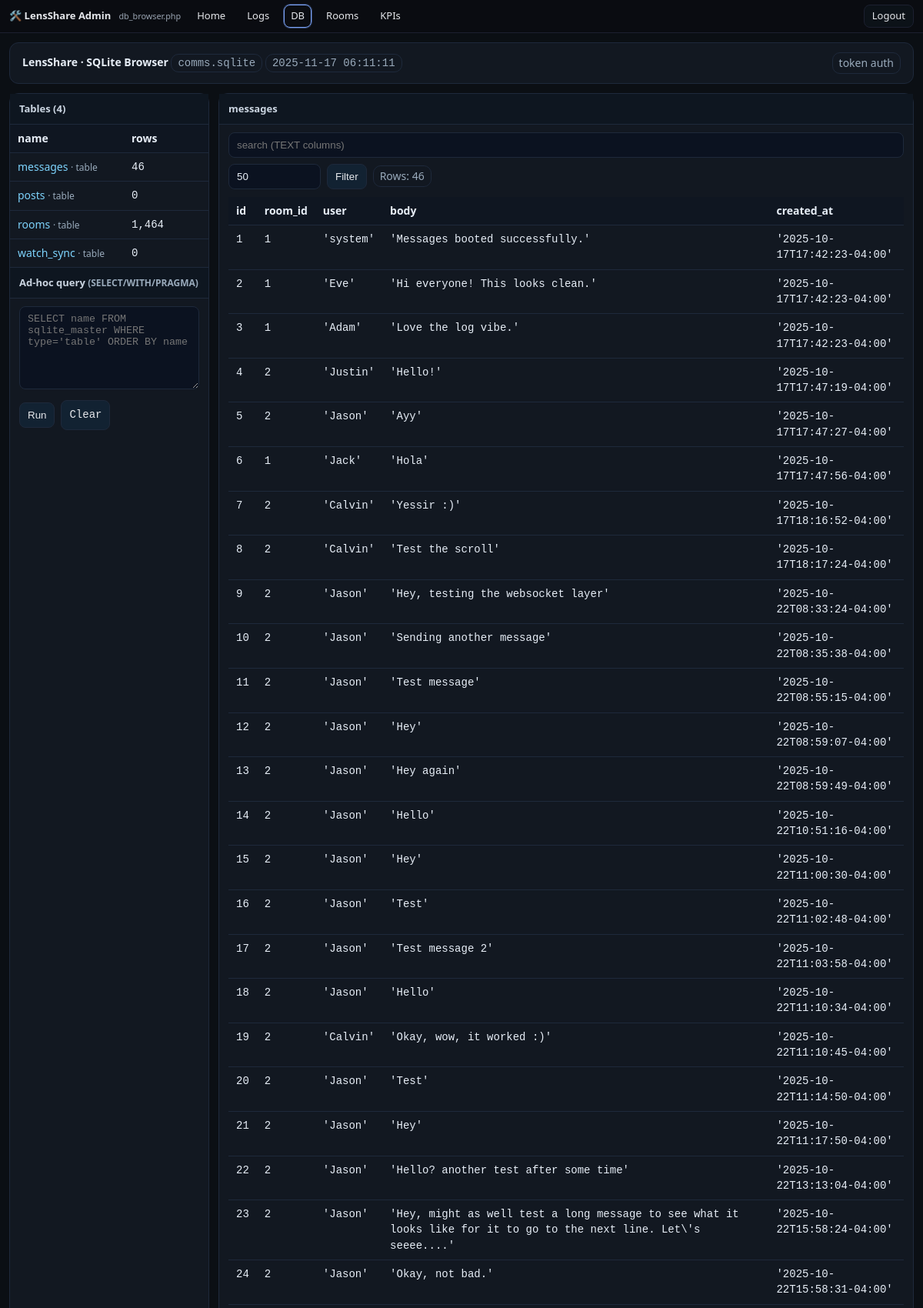
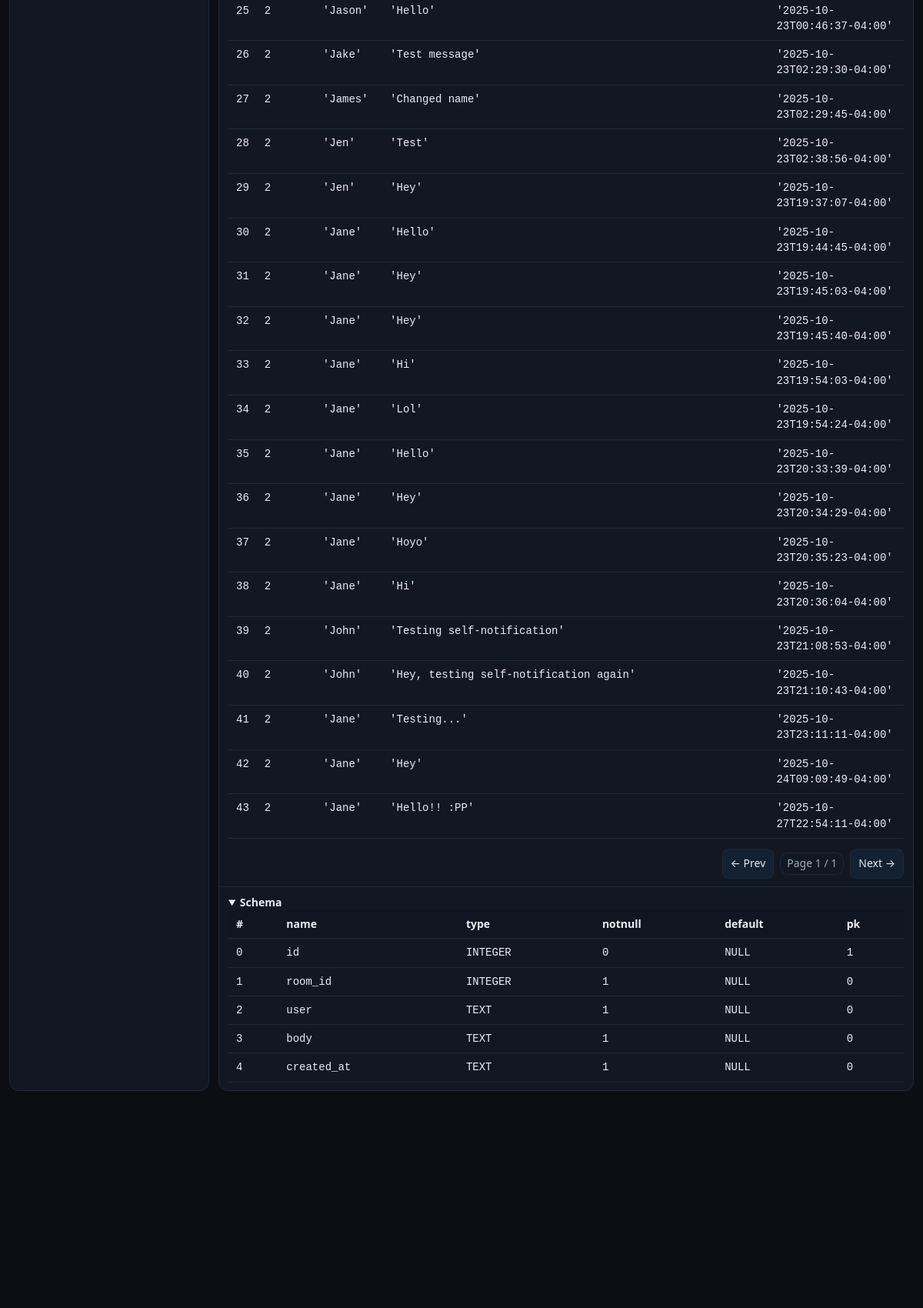
Screenshot of /comms/admin/db_browser.php?token=ajay-7c9f4f2f3a&table=messages&page=1 (signed in, upper part) with the database file from the repository (2 pictures, top to bottom).
### tables this page shows
CREATE TABLE messages (
       id INTEGER PRIMARY KEY AUTOINCREMENT,
       room_id INTEGER NOT NULL,
       user TEXT NOT NULL,
       body TEXT NOT NULL,
       created_at TEXT NOT NULL,
       FOREIGN KEY(room_id) REFERENCES rooms(id) ON DELETE CASCADE
     );

### comms/config.php (called while the page is built, shortened)
<?php
$brand = [
  'name'        => 'LensShare',
  'slug'        => 'lensshare',
  'brand_emoji' => '🙂💬',
  'chat_emoji'  => '🌈',
  'tagline'     => 'Publishing + Messages',
  'favicon'     => '/favicon.svg',
];

### comms/admin/db_browser.php (the view, shortened to what this page needs)
<?php
require_once __DIR__ . '/../config.php';
function h($s){ return htmlspecialchars((string)$s, ENT_QUOTES | ENT_SUBSTITUTE, 'UTF-8'); }
$pdo = new PDO('sqlite:' . DB_PATH, null, null, [
  PDO::ATTR_ERRMODE => PDO::ERRMODE_EXCEPTION,
  PDO::ATTR_DEFAULT_FETCH_MODE => PDO::FETCH_ASSOC,
  PDO::ATTR_EMULATE_PREPARES => false,
]);
$pdo->query('PRAGMA foreign_keys=ON');
$pdo->query('PRAGMA busy_timeout=2000');
$PAGE_SIZE_DEFAULT = 50; $PAGE_SIZE_MAX = 500;
$table    = isset($_GET['table']) ? preg_replace('/[^\w.]/','', $_GET['table']) : '';
$page     = max(1, (int)($_GET['page'] ?? 1));
$pagesize = min($PAGE_SIZE_MAX, max(1, (int)($_GET['pagesize'] ?? $PAGE_SIZE_DEFAULT)));
$offset   = ($page-1)*$pagesize;
$sqlFree  = trim((string)($_GET['sql'] ?? ''));
function preserve($extra = []){
  $keep = ['token','table','q','pagesize','page'];
  $out = [];
  foreach ($keep as $k) if (isset($_GET[$k])) $out[$k] = $_GET[$k];
  foreach ($extra as $k=>$v) $out[$k] = $v;
  return '?' . http_build_query($out);
}
$tables = $pdo->query("SELECT name, type FROM sqlite_master WHERE type IN ('table','view') AND name NOT LIKE 'sqlite_%' ORDER BY name")->fetchAll();
$counts = [];
foreach ($tables as $t) {
  try { $counts[$t['name']] = (int)$pdo->query("SELECT COUNT(*) FROM \"{$t['name']}\"")->fetchColumn(); }
  catch(Throwable $e){ $counts[$t['name']] = null; }
}
$schema = []; $indexes = [];
$rows = []; $cols = []; $rowCount = null;
if ($table !== '') {
  try {
    $schema  = $pdo->query("PRAGMA table_info(\"$table\")")->fetchAll();
    $rowCount = (int)$pdo->query("SELECT COUNT(*) FROM \"$table\"")->fetchColumn();
    $where=''; $params=[];
    $sql = "SELECT * FROM \"$table\" $where LIMIT :lim OFFSET :off";
    $stmt = $pdo->prepare($sql);
    $stmt->bindValue(':lim',$pagesize,PDO::PARAM_INT);
    $stmt->bindValue(':off',$offset,PDO::PARAM_INT);
    $stmt->execute();
    $rows = $stmt->fetchAll();
    if ($rows) $cols = array_keys($rows[0]);
  } catch(Throwable $e){
    $rows=[]; $schema=[]; $indexes=[]; $rowCount=null;
  }
}
$now = date('Y-m-d H:i:s');
?>
<!doctype html>
<html>
<head>
</head>
<body>
<div class="page">
<?php
require_once __DIR__ . '/_topnav_admin.php';
?>
<div class="wrap">
  <div class="card header">
    <div>
      <strong><?= $brand['name'] ?> · SQLite Browser</strong>
      <span class="badge mono"><?=h(basename(DB_PATH))?></span>
      <span class="badge mono"><?=h($now)?></span>
    </div>
    <div class="badge">token auth</div>
  </div>
  <div class="grid">
    <div class="panel">
      <h3>Tables (<?=count($tables)?>)</h3>
      <div class="section list" style="padding:0">
        <table>
          <thead><tr><th>name</th><th style="width:110px">rows</th></tr></thead>
          <tbody>
          <?php foreach($tables as $t): ?>
            <tr>
              <td>
                <a href="<?=h(preserve(['table'=>$t['name'],'page'=>1]))?>"><?=h($t['name'])?></a>
                <span class="note"> · <?=h($t['type'])?></span>
              </td>
              <td class="mono"><?= isset($counts[$t['name']]) ? number_format((int)$counts[$t['name']]) : '—' ?></td>
            </tr>
          <?php endforeach; ?>
          </tbody>
        </table>
      </div>
      <h3>Ad-hoc query <span class="note">(SELECT/WITH/PRAGMA)</span></h3>
      <div class="section">
        <form method="get" class="mono">
          <textarea class="input" name="sql" rows="6" placeholder="SELECT name FROM sqlite_master WHERE type='table' ORDER BY name"><?=h($sqlFree)?></textarea>
          <div style="display:flex;gap:8px;align-items:center;margin-top:8px">
            <button class="btn" type="submit">Run</button>
            <a class="btn" href="<?=h(preserve(['sql'=>null]))?>">Clear</a>
          </div>
        </form>
      </div>
    </div>
    <div class="panel right-panel">
      <?php if ($table===''): ?>
        <h3>Viewer</h3>
        <div class="section note">Select a table on the left to browse rows and schema.</div>
      <?php else: ?>
        <h3><?=h($table)?></h3>
        <div class="section" style="padding-bottom:0">
          <form method="get" style="display:flex;gap:8px;flex-wrap:wrap;align-items:center">
            <input class="input" type="text" name="q" value="<?=h($q)?>" placeholder="search (TEXT columns)">
            <input class="input" style="max-width:120px" type="number" min="1" name="pagesize" value="<?=h($pagesize)?>" title="rows per page">
            <button class="btn" type="submit">Filter</button>
            <?php if ($rowCount!==null): ?><span class="badge">Rows: <?=number_format($rowCount)?></span><?php endif; ?>
          </form>
        </div>
        <div class="section" style="overflow:auto; max-height:55vh">
          <table>
            <thead><tr><?php foreach($cols as $c) echo '<th>'.h($c).'</th>'; ?></tr></thead>
            <tbody>
            <?php foreach($rows as $r): ?>
              <tr><?php foreach($cols as $c): ?><td class="mono"><?=h(var_export($r[$c], true))?></td><?php endforeach; ?></tr>
            <?php endforeach; ?>
            </tbody>
          </table>
        </div>
        <?php
          $maxPage = $rowCount ? max(1, (int)ceil($rowCount / $pagesize)) : $page;
          $qs = function($p){ return preserve(['page'=>$p]); };
        ?>
        <div class="section" style="display:flex;gap:8px;justify-content:flex-end;align-items:center">
          <a class="btn" href="<?=h($qs(max(1,$page-1)))?>">&larr; Prev</a>
          <span class="badge">Page <?=h($page)?> / <?=h($maxPage)?></span>
          <a class="btn" href="<?=h($qs(min($maxPage,$page+1)))?>">Next &rarr;</a>
        </div>
        <div class="section" style="border-top:1px solid var(--border)">
          <details open>
            <summary><strong>Schema</strong></summary>
            <div style="overflow:auto">
              <table>
                <thead><tr><th>#</th><th>name</th><th>type</th><th>notnull</th><th>default</th><th>pk</th></tr></thead>
                <tbody>
                <?php foreach($schema as $c): ?>
                  <tr>
                    <td class="mono"><?=h($c['cid'])?></td>
                    <td class="mono"><?=h($c['name'])?></td>
                    <td class="mono"><?=h($c['type'])?></td>
                    <td class="mono"><?= (int)$c['notnull'] ? '1' : '0' ?></td>
                    <td class="mono"><?=h(var_export($c['dflt_value'], true))?></td>
                    <td class="mono"><?= (int)$c['pk'] ? '1' : '0' ?></td>
                  </tr>
                <?php endforeach; ?>
                </tbody>
              </table>
            </div>
          </details>
        </div>
      <?php endif; ?>
    </div>
  </div>
</div>
</div>
</body>
</html>

### comms/admin/db_browser.php (style rules this page uses)
:root { --bg:#0b0f14; --ink:#e7eef7; --mut:#9ab; --panel:#121821; --border:#1e293b; --chip:#1c2430; --acc:#7dd3fc; }
* { box-sizing:border-box }
body { margin:0;background:var(--bg);color:var(--ink);font:14px/1.45 system-ui,-apple-system,Segoe UI,Roboto }
html, body { height: 100%; }
.page { min-height: 100vh; display: flex; flex-direction: column; }
a { color:var(--acc);text-decoration:none }
.wrap { max-width:1200px;margin:0 auto;padding:12px }
.card { background:var(--panel);border:1px solid var(--border);border-radius:12px;overflow:hidden;margin-bottom:12px }
.header { display:flex;flex-wrap:wrap;gap:8px;align-items:center;justify-content:space-between;padding:12px 16px;border-bottom:1px solid var(--border) }
.badge { border:1px solid var(--border);padding:3px 8px;border-radius:10px;color:var(--mut) }
.grid { display:grid;grid-template-columns:260px 1fr;gap:12px }
.panel { background:var(--panel);border:1px solid var(--border);border-radius:12px }
.panel h3 { margin:0;padding:10px 12px;border-bottom:1px solid var(--border);background:#0e1620;font-size:13px;color:#cbd5e1 }
.section { padding:10px 12px }
table { width:100%;border-collapse:collapse }
th,td { border-bottom:1px solid var(--border);padding:8px 10px;text-align:left;vertical-align:top }
th { background:#0f1621;position:sticky;top:0 }
.input, textarea.input { padding:8px 10px;border:1px solid var(--border);border-radius:8px;background:#0b1220;color:var(--ink);width:100% }
.btn { padding:8px 10px;border:1px solid var(--border);border-radius:8px;background:#122232;color:#e5e7eb;cursor:pointer }
.note { color:var(--mut);font-size:12px }
.mono { font-family:ui-monospace,SFMono-Regular,Consolas,monospace }
.list { max-height:70vh;overflow:auto }
html, body { overflow-x: hidden; }
.panel { min-width: 0; }

### rows the page displays
messages: id "1", room "1", user "'system'", body "'Messages booted successfully.'", created_at "'2025-10-17T17:42:23-04:00'"
messages: id "2", room "1", user "'Eve'", body "'Hi everyone! This looks clean.'", created_at "'2025-10-17T17:42:23-04:00'"
messages: id "3", room "1", user "'Adam'", body "'Love the log vibe.'", created_at "'2025-10-17T17:42:23-04:00'"
messages: id "4", room "2", user "'Justin'", body "'Hello!'", created_at "'2025-10-17T17:47:19-04:00'"
messages: id "5", room "2", user "'Jason'", body "'Ayy'", created_at "'2025-10-17T17:47:27-04:00'"
messages: id "6", room "1", user "'Jack'", body "'Hola'", created_at "'2025-10-17T17:47:56-04:00'"
messages: id "7", room "2", user "'Calvin'", body "'Yessir :)'", created_at "'2025-10-17T18:16:52-04:00'"
messages: id "8", room "2", user "'Calvin'", body "'Test the scroll'", created_at "'2025-10-17T18:17:24-04:00'"
messages: id "9", room "2", user "'Jason'", body "'Hey, testing the websocket layer'", created_at "'2025-10-22T08:33:24-04:00'"
messages: id "10", room "2", user "'Jason'", body "'Sending another message'", created_at "'2025-10-22T08:35:38-04:00'"
messages: id "11", room "2", user "'Jason'", body "'Test message'", created_at "'2025-10-22T08:55:15-04:00'"
messages: id "12", room "2", user "'Jason'", body "'Hey'", created_at "'2025-10-22T08:59:07-04:00'"
messages: id "13", room "2", user "'Jason'", body "'Hey again'", created_at "'2025-10-22T08:59:49-04:00'"
messages: id "14", room "2", user "'Jason'", body "'Hello'", created_at "'2025-10-22T10:51:16-04:00'"
messages: id "15", room "2", user "'Jason'", body "'Hey'", created_at "'2025-10-22T11:00:30-04:00'"
messages: id "16", room "2", user "'Jason'", body "'Test'", created_at "'2025-10-22T11:02:48-04:00'"
messages: id "17", room "2", user "'Jason'", body "'Test message 2'", created_at "'2025-10-22T11:03:58-04:00'"
messages: id "18", room "2", user "'Jason'", body "'Hello'", created_at "'2025-10-22T11:10:34-04:00'"
messages: id "19", room "2", user "'Calvin'", body "'Okay, wow, it worked :)'", created_at "'2025-10-22T11:10:45-04:00'"
messages: id "20", room "2", user "'Jason'", body "'Test'", created_at "'2025-10-22T11:14:50-04:00'"
messages: id "21", room "2", user "'Jason'", body "'Hey'", created_at "'2025-10-22T11:17:50-04:00'"
messages: id "22", room "2", user "'Jason'", body "'Hello? another test after some time'", created_at "'2025-10-22T13:13:04-04:00'"
messages: id "23", room "2", user "'Jason'", body "'Hey, might as well test a long message to see what it looks like for it to go to the next line. Let\\'s seeee....'", created_at "'2025-10-22T15:58:24-04:00'"
messages: id "24", room "2", user "'Jason'", body "'Okay, not bad.'", created_at "'2025-10-22T15:58:31-04:00'"
messages: id "25", room "2", user "'Jason'", body "'Hello'", created_at "'2025-10-23T00:46:37-04:00'"
messages: id "26", room "2", user "'Jake'", body "'Test message'", created_at "'2025-10-23T02:29:30-04:00'"
messages: id "27", room "2", user "'James'", body "'Changed name'", created_at "'2025-10-23T02:29:45-04:00'"
messages: id "28", room "2", user "'Jen'", body "'Test'", created_at "'2025-10-23T02:38:56-04:00'"
messages: id "29", room "2", user "'Jen'", body "'Hey'", created_at "'2025-10-23T19:37:07-04:00'"
messages: id "30", room "2", user "'Jane'", body "'Hello'", created_at "'2025-10-23T19:44:45-04:00'"
messages: id "31", room "2", user "'Jane'", body "'Hey'", created_at "'2025-10-23T19:45:03-04:00'"
messages: id "32", room "2", user "'Jane'", body "'Hey'", created_at "'2025-10-23T19:45:40-04:00'"
messages: id "33", room "2", user "'Jane'", body "'Hi'", created_at "'2025-10-23T19:54:03-04:00'"
messages: id "34", room "2", user "'Jane'", body "'Lol'", created_at "'2025-10-23T19:54:24-04:00'"
messages: id "35", room "2", user "'Jane'", body "'Hello'", created_at "'2025-10-23T20:33:39-04:00'"
messages: id "36", room "2", user "'Jane'", body "'Hey'", created_at "'2025-10-23T20:34:29-04:00'"
messages: id "37", room "2", user "'Jane'", body "'Hoyo'", created_at "'2025-10-23T20:35:23-04:00'"
messages: id "38", room "2", user "'Jane'", body "'Hi'", created_at "'2025-10-23T20:36:04-04:00'"
messages: id "39", room "2", user "'John'", body "'Testing self-notification'", created_at "'2025-10-23T21:08:53-04:00'"
messages: id "40", room "2", user "'John'", body "'Hey, testing self-notification again'", created_at "'2025-10-23T21:10:43-04:00'"
messages: id "41", room "2", user "'Jane'", body "'Testing...'", created_at "'2025-10-23T23:11:11-04:00'"
messages: id "42", room "2", user "'Jane'", body "'Hey'", created_at "'2025-10-24T09:09:49-04:00'"
messages: id "43", room "2", user "'Jane'", body "'Hello!! :PP'", created_at "'2025-10-27T22:54:11-04:00'"

### other values shown
$navBrand "LensShare Admin"
basename($self) "db_browser.php"
$label "Home Logs DB Rooms KPIs"
$brand['name'] "LensShare"
basename(DB_PATH) "comms.sqlite"
count($tables) "4"
$t['name'] "messages"
$t['type'] "table"
$counts[$t['name']] "46"
$t['name'] "posts"
$counts[$t['name']] "0"
$t['name'] "rooms"
$counts[$t['name']] "1,464"
$t['name'] "watch_sync"
$table "messages"
